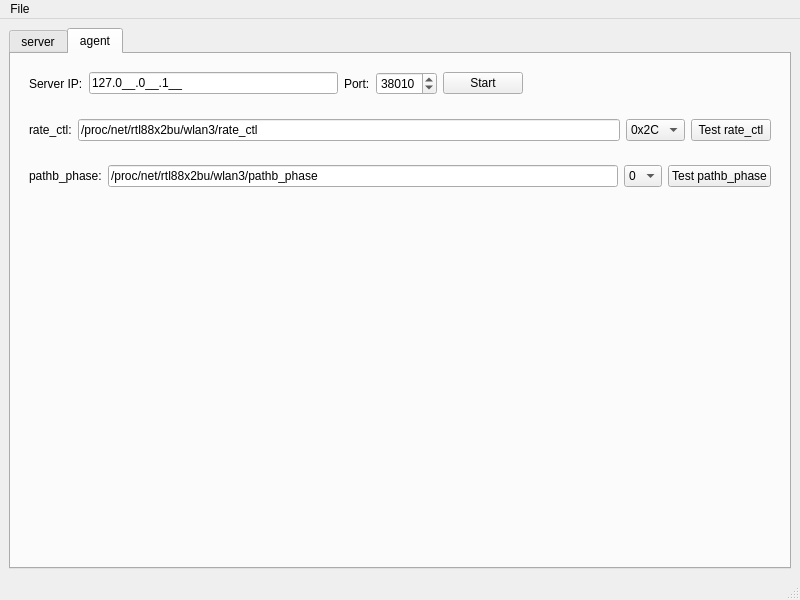
<?xml version="1.0" encoding="UTF-8"?>
<ui version="4.0">
 <class>MainWindow</class>
 <widget class="QMainWindow" name="MainWindow">
  <property name="geometry">
   <rect>
    <x>0</x>
    <y>0</y>
    <width>800</width>
    <height>600</height>
   </rect>
  </property>
  <property name="windowTitle">
   <string>MainWindow</string>
  </property>
  <widget class="QWidget" name="centralwidget">
   <layout class="QVBoxLayout" name="verticalLayout" stretch="0">
    <item>
     <widget class="QTabWidget" name="tabWidget_2">
      <property name="currentIndex">
       <number>1</number>
      </property>
      <widget class="QWidget" name="tabServer">
       <attribute name="title">
        <string>server</string>
       </attribute>
       <layout class="QVBoxLayout" name="verticalLayout_3">
        <item>
         <widget class="QWidget" name="widget" native="true">
          <layout class="QHBoxLayout" name="horizontalLayout">
           <item>
            <widget class="QLineEdit" name="leSourceFile"/>
           </item>
           <item>
            <widget class="QPushButton" name="pbSelectSource">
             <property name="text">
              <string>select</string>
             </property>
            </widget>
           </item>
           <item>
            <widget class="QPushButton" name="pbStartThread">
             <property name="text">
              <string>Start</string>
             </property>
            </widget>
           </item>
           <item>
            <widget class="QPushButton" name="pbStopThread">
             <property name="enabled">
              <bool>false</bool>
             </property>
             <property name="text">
              <string>Stop</string>
             </property>
            </widget>
           </item>
           <item>
            <spacer name="horizontalSpacer">
             <property name="orientation">
              <enum>Qt::Horizontal</enum>
             </property>
             <property name="sizeHint" stdset="0">
              <size>
               <width>40</width>
               <height>20</height>
              </size>
             </property>
            </spacer>
           </item>
          </layout>
         </widget>
        </item>
        <item>
         <widget class="QWidget" name="widgetFilter" native="true">
          <layout class="QHBoxLayout" name="horizontalLayout_3">
           <item>
            <widget class="QLineEdit" name="leFilter"/>
           </item>
           <item>
            <widget class="QPushButton" name="pbSetFilter">
             <property name="text">
              <string>Filter</string>
             </property>
            </widget>
           </item>
          </layout>
         </widget>
        </item>
        <item>
         <widget class="QWidget" name="widgetCmd" native="true">
          <layout class="QHBoxLayout" name="horizontalLayout_4">
           <item>
            <widget class="QLabel" name="label">
             <property name="text">
              <string>count:</string>
             </property>
            </widget>
           </item>
           <item>
            <widget class="QSpinBox" name="sbCount">
             <property name="maximum">
              <number>99999</number>
             </property>
             <property name="value">
              <number>5</number>
             </property>
            </widget>
           </item>
           <item>
            <widget class="QLabel" name="label_2">
             <property name="text">
              <string>ignore:</string>
             </property>
            </widget>
           </item>
           <item>
            <widget class="QSpinBox" name="sbIgnore">
             <property name="value">
              <number>1</number>
             </property>
            </widget>
           </item>
           <item>
            <widget class="QLabel" name="label_8">
             <property name="text">
              <string>rate_ctl:</string>
             </property>
            </widget>
           </item>
           <item>
            <widget class="QLineEdit" name="leRateCtl">
             <property name="text">
              <string>0x2C</string>
             </property>
            </widget>
           </item>
           <item>
            <widget class="QLabel" name="label_7">
             <property name="text">
              <string>phase:</string>
             </property>
            </widget>
           </item>
           <item>
            <widget class="QLineEdit" name="lePhase">
             <property name="text">
              <string>0,1,2,3,4,5,6,7,8,9,A,B</string>
             </property>
            </widget>
           </item>
          </layout>
         </widget>
        </item>
        <item>
         <widget class="QTabWidget" name="tabWidget">
          <property name="currentIndex">
           <number>0</number>
          </property>
          <widget class="QWidget" name="tab">
           <attribute name="title">
            <string>data</string>
           </attribute>
           <layout class="QVBoxLayout" name="verticalLayout_2">
            <item>
             <widget class="QTableWidget" name="twData">
              <property name="alternatingRowColors">
               <bool>true</bool>
              </property>
              <attribute name="horizontalHeaderDefaultSectionSize">
               <number>200</number>
              </attribute>
              <attribute name="verticalHeaderVisible">
               <bool>false</bool>
              </attribute>
              <column>
               <property name="text">
                <string>phase</string>
               </property>
              </column>
              <column>
               <property name="text">
                <string>idx</string>
               </property>
              </column>
              <column>
               <property name="text">
                <string>data</string>
               </property>
              </column>
             </widget>
            </item>
            <item>
             <widget class="QWidget" name="widget_5" native="true">
              <layout class="QHBoxLayout" name="horizontalLayout_6">
               <item>
                <spacer name="horizontalSpacer_2">
                 <property name="orientation">
                  <enum>Qt::Horizontal</enum>
                 </property>
                 <property name="sizeHint" stdset="0">
                  <size>
                   <width>40</width>
                   <height>20</height>
                  </size>
                 </property>
                </spacer>
               </item>
               <item>
                <widget class="QPushButton" name="pbSaveData">
                 <property name="text">
                  <string>Save</string>
                 </property>
                </widget>
               </item>
              </layout>
             </widget>
            </item>
           </layout>
          </widget>
          <widget class="QWidget" name="tabLog">
           <attribute name="title">
            <string>log</string>
           </attribute>
           <layout class="QHBoxLayout" name="horizontalLayout_5">
            <item>
             <widget class="QTextEdit" name="log"/>
            </item>
           </layout>
          </widget>
         </widget>
        </item>
       </layout>
      </widget>
      <widget class="QWidget" name="tabAgent">
       <attribute name="title">
        <string>agent</string>
       </attribute>
       <layout class="QVBoxLayout" name="verticalLayout_4">
        <item>
         <widget class="QWidget" name="widget_2" native="true">
          <layout class="QHBoxLayout" name="horizontalLayout_2">
           <item>
            <widget class="QLabel" name="label_3">
             <property name="text">
              <string>Server IP:</string>
             </property>
            </widget>
           </item>
           <item>
            <widget class="QLineEdit" name="leServerIP">
             <property name="inputMask">
              <string>000.000.000.000;_</string>
             </property>
             <property name="text">
              <string>127.0.0.1</string>
             </property>
             <property name="alignment">
              <set>Qt::AlignLeading|Qt::AlignLeft|Qt::AlignVCenter</set>
             </property>
            </widget>
           </item>
           <item>
            <widget class="QLabel" name="label_4">
             <property name="text">
              <string>Port:</string>
             </property>
            </widget>
           </item>
           <item>
            <widget class="QSpinBox" name="sbPort">
             <property name="minimum">
              <number>10000</number>
             </property>
             <property name="maximum">
              <number>65534</number>
             </property>
             <property name="value">
              <number>38010</number>
             </property>
            </widget>
           </item>
           <item>
            <widget class="QPushButton" name="pbBind">
             <property name="text">
              <string>Start</string>
             </property>
            </widget>
           </item>
           <item>
            <spacer name="horizontalSpacer_3">
             <property name="orientation">
              <enum>Qt::Horizontal</enum>
             </property>
             <property name="sizeHint" stdset="0">
              <size>
               <width>40</width>
               <height>20</height>
              </size>
             </property>
            </spacer>
           </item>
          </layout>
         </widget>
        </item>
        <item>
         <widget class="QWidget" name="widget_4" native="true">
          <layout class="QHBoxLayout" name="horizontalLayout_8">
           <item>
            <widget class="QLabel" name="label_6">
             <property name="text">
              <string>rate_ctl:</string>
             </property>
            </widget>
           </item>
           <item>
            <widget class="QLineEdit" name="leRateCtlPath">
             <property name="text">
              <string>/proc/net/rtl88x2bu/wlan3/rate_ctl</string>
             </property>
            </widget>
           </item>
           <item>
            <widget class="QComboBox" name="cbRateCtl">
             <item>
              <property name="text">
               <string>0x2C</string>
              </property>
             </item>
            </widget>
           </item>
           <item>
            <widget class="QPushButton" name="pbTestRateCtl">
             <property name="text">
              <string>Test rate_ctl</string>
             </property>
            </widget>
           </item>
          </layout>
         </widget>
        </item>
        <item>
         <widget class="QWidget" name="widget_3" native="true">
          <layout class="QHBoxLayout" name="horizontalLayout_7">
           <item>
            <widget class="QLabel" name="label_5">
             <property name="text">
              <string>pathb_phase:</string>
             </property>
            </widget>
           </item>
           <item>
            <widget class="QLineEdit" name="lePathbPhasePath">
             <property name="text">
              <string>/proc/net/rtl88x2bu/wlan3/pathb_phase</string>
             </property>
            </widget>
           </item>
           <item>
            <widget class="QComboBox" name="cbPhase">
             <item>
              <property name="text">
               <string>0</string>
              </property>
             </item>
             <item>
              <property name="text">
               <string>1</string>
              </property>
             </item>
             <item>
              <property name="text">
               <string>2</string>
              </property>
             </item>
             <item>
              <property name="text">
               <string>3</string>
              </property>
             </item>
             <item>
              <property name="text">
               <string>4</string>
              </property>
             </item>
             <item>
              <property name="text">
               <string>5</string>
              </property>
             </item>
             <item>
              <property name="text">
               <string>6</string>
              </property>
             </item>
             <item>
              <property name="text">
               <string>7</string>
              </property>
             </item>
             <item>
              <property name="text">
               <string>8</string>
              </property>
             </item>
             <item>
              <property name="text">
               <string>9</string>
              </property>
             </item>
             <item>
              <property name="text">
               <string>A</string>
              </property>
             </item>
             <item>
              <property name="text">
               <string>B</string>
              </property>
             </item>
            </widget>
           </item>
           <item>
            <widget class="QPushButton" name="pbTestPathbPhase">
             <property name="text">
              <string>Test pathb_phase</string>
             </property>
            </widget>
           </item>
          </layout>
         </widget>
        </item>
        <item>
         <spacer name="verticalSpacer">
          <property name="orientation">
           <enum>Qt::Vertical</enum>
          </property>
          <property name="sizeHint" stdset="0">
           <size>
            <width>20</width>
            <height>40</height>
           </size>
          </property>
         </spacer>
        </item>
       </layout>
      </widget>
     </widget>
    </item>
   </layout>
  </widget>
  <widget class="QMenuBar" name="menubar">
   <property name="geometry">
    <rect>
     <x>0</x>
     <y>0</y>
     <width>800</width>
     <height>29</height>
    </rect>
   </property>
   <widget class="QMenu" name="menuFile">
    <property name="title">
     <string>File</string>
    </property>
    <addaction name="actionExit"/>
   </widget>
   <addaction name="menuFile"/>
  </widget>
  <widget class="QStatusBar" name="statusbar"/>
  <action name="actionExit">
   <property name="text">
    <string>Exit</string>
   </property>
  </action>
  <action name="actionagent">
   <property name="text">
    <string>agent</string>
   </property>
  </action>
 </widget>
 <resources/>
 <connections/>
</ui>
